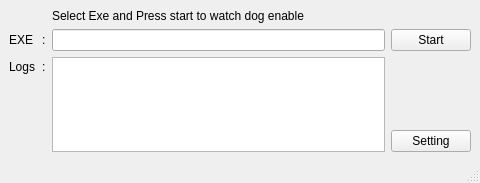
<?xml version="1.0" encoding="UTF-8"?>
<ui version="4.0">
 <class>MainWindow</class>
 <widget class="QMainWindow" name="MainWindow">
  <property name="geometry">
   <rect>
    <x>0</x>
    <y>0</y>
    <width>480</width>
    <height>183</height>
   </rect>
  </property>
  <property name="windowTitle">
   <string>WatchdogX</string>
  </property>
  <widget class="QWidget" name="centralwidget">
   <layout class="QGridLayout" name="gridLayout">
    <item row="2" column="0">
     <widget class="QLabel" name="label_4">
      <property name="text">
       <string>Logs</string>
      </property>
     </widget>
    </item>
    <item row="2" column="1">
     <widget class="QLabel" name="label_5">
      <property name="text">
       <string>:</string>
      </property>
     </widget>
    </item>
    <item row="1" column="1">
     <widget class="QLabel" name="label_3">
      <property name="text">
       <string>:</string>
      </property>
     </widget>
    </item>
    <item row="1" column="0">
     <widget class="QLabel" name="label">
      <property name="text">
       <string>EXE</string>
      </property>
     </widget>
    </item>
    <item row="0" column="2">
     <widget class="QLabel" name="label_2">
      <property name="text">
       <string>Select Exe and Press start to watch dog enable</string>
      </property>
     </widget>
    </item>
    <item row="1" column="2">
     <widget class="QLineEdit" name="lineEditPath">
      <property name="readOnly">
       <bool>true</bool>
      </property>
     </widget>
    </item>
    <item row="2" column="2" rowspan="4">
     <widget class="QTextEdit" name="textEdit"/>
    </item>
    <item row="5" column="3">
     <widget class="QPushButton" name="pushButtonSetting">
      <property name="text">
       <string>Setting</string>
      </property>
     </widget>
    </item>
    <item row="4" column="0" rowspan="2">
     <spacer name="verticalSpacer">
      <property name="orientation">
       <enum>Qt::Vertical</enum>
      </property>
      <property name="sizeHint" stdset="0">
       <size>
        <width>20</width>
        <height>40</height>
       </size>
      </property>
     </spacer>
    </item>
    <item row="1" column="3">
     <widget class="QPushButton" name="pushButtonStart">
      <property name="text">
       <string>Start</string>
      </property>
      <property name="checkable">
       <bool>true</bool>
      </property>
     </widget>
    </item>
    <item row="2" column="3" rowspan="3">
     <spacer name="verticalSpacer_2">
      <property name="orientation">
       <enum>Qt::Vertical</enum>
      </property>
      <property name="sizeHint" stdset="0">
       <size>
        <width>20</width>
        <height>40</height>
       </size>
      </property>
     </spacer>
    </item>
   </layout>
  </widget>
  <widget class="QMenuBar" name="menubar">
   <property name="geometry">
    <rect>
     <x>0</x>
     <y>0</y>
     <width>480</width>
     <height>21</height>
    </rect>
   </property>
  </widget>
  <widget class="QStatusBar" name="statusbar"/>
 </widget>
 <resources/>
 <connections/>
</ui>
